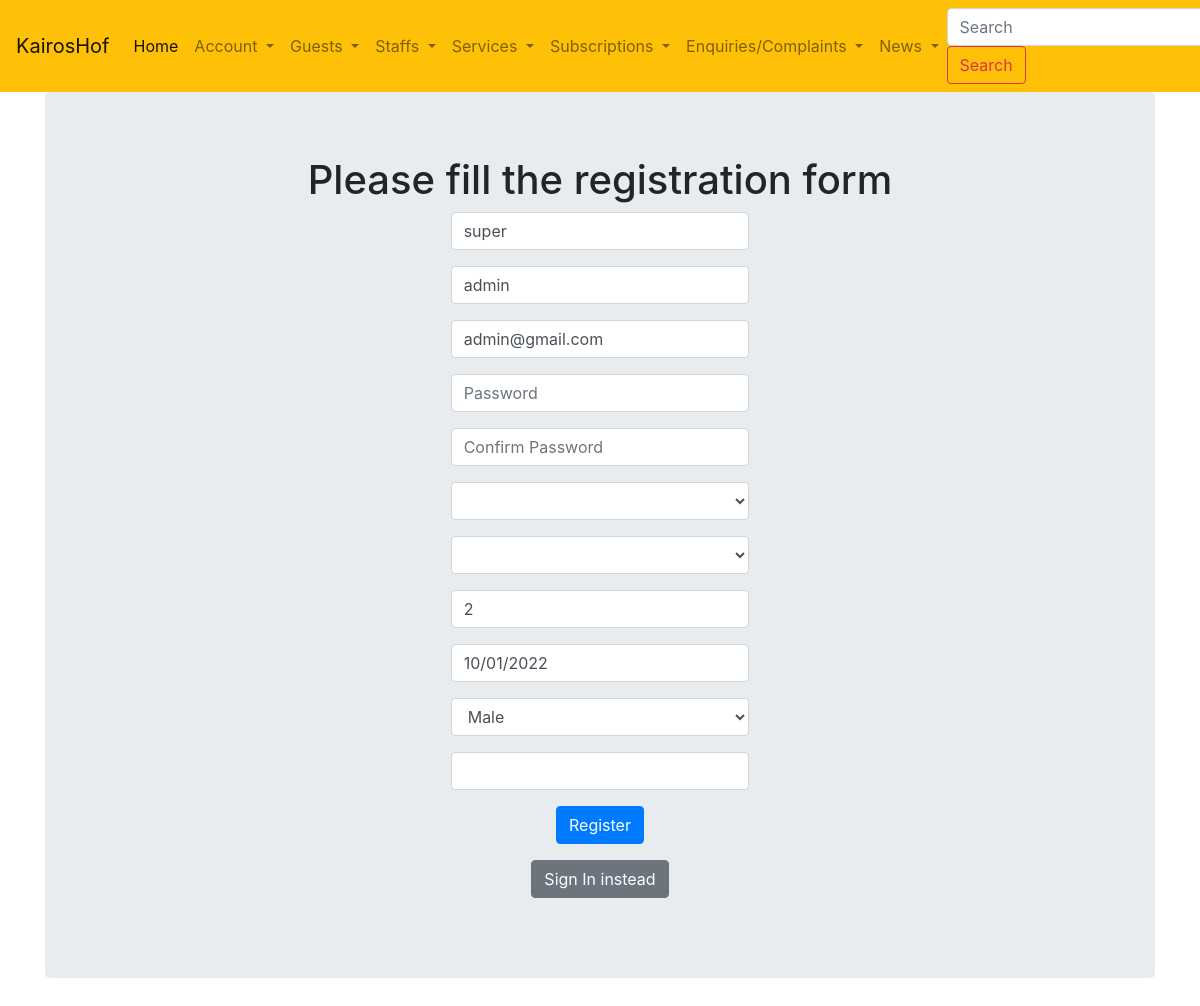
/updateUser/1 (signed in), run on the app's committed database.
### estate_management/usermodels.py (models this page shows, shortened)
class User(db.Model, UserMixin):
    __tablename__ = 'users'
    __table_args__ =  (db.UniqueConstraint('username'),db.UniqueConstraint('telephone'), db.PrimaryKeyConstraint('id'),)
    id = db.Column(db.Integer, primary_key=True)
    profile_image = db.Column(db.String(20), nullable=False, default='no_image.png')
    firstname = db.Column(db.String, nullable=False)
    lastname = db.Column(db.String, nullable=False)
    dateofbirth = db.Column(db.DateTime, nullable=False)
    username = db.Column(db.String, nullable=False, unique=True)
    password_hash = db.Column(db.String, nullable=False)
    streetname = db.Column(db.Text, nullable=False, default=None)
    housenumber = db.Column(db.String, nullable=False, default=None)
    flatnumber = db.Column(db.String, nullable=True, default=None)
    gender = db.Column(db.String, nullable=False)
    telephone = db.Column(db.Text, nullable=False, unique=True)
    registration_date = db.Column(db.DateTime(), nullable=False, default=datetime.now())
    estate = db.Column(db.Integer, db.ForeignKey('estates.id'))
    role = db.Column(db.Integer, db.ForeignKey('roles.id'))
    guests = db.relationship('Guest', backref='host', lazy='dynamic')
    staffs = db.relationship('Staff', backref='boss', lazy='dynamic')
    services = db.relationship('Service', backref='requester', lazy='dynamic')
    enquiries = db.relationship('Enquiry', backref='asker', lazy='dynamic')
    subscriptions = db.relationship('Subscription', backref='subscriber', lazy='dynamic')
    news = db.relationship('Publication', back_populates='users')
    """
    def validate_phone(self, data):
        '''Regular verification of mobile phone number'''
        phone = telephone.data
        if not re.search(r'^234\d{10}$', phone):
            raise ValidationError('Mobile phone number format is incorrect')
    """
    def format(self):
        return {
        'firstname': self.firstname,
        'lastname': self.lastname,
        'dateofbirth': self.dateofbirth,
        'username': self.username,
        'streetname': self.streetname,
        'housenumber': self.housenumber,
        'flatnumber': self.flatnumber,
        'gender': self.gender,
        'telephone': self.telephone,
        'role': self.role
        }

### estate_management/core/userviews.py (the view)
@core.route("/updateUser/<int:user_id>", methods=["GET", "POST"])
@login_required
def updateUser(user_id):
    user = User.query.get(user_id)
    form = UserForm(request.form, obj=user)
    if form.validate_on_submit():
        form.populate_obj(user)
        db.session.commit()
        flash("Updated User Successfully")
        return redirect(url_for("core.login"))
    return render_template("user.html", form=form, users=User.query.all())

### estate_management/usermodels.py (called while the page is built)
@login_manager.user_loader
def load_user(user_id):
    return User.query.get(user_id)

### estate_management/templates/user.html (shortened to what this page needs)
{% extends 'layout.html' %}
{% block content %}
    <link rel="stylesheet" href="https://cdnjs.cloudflare.com/ajax/libs/intl-tel-input/16.0.4/css/intlTelInput.css">
    <div class="jumbotron">
      <div align='center'>
        <h1 >Please fill the registration form</h1>
        <div class="container">
          <form  method="POST" action = "" enctype="multipart/form-data">
            <div class="col-auto my-1">
              <div class="form-group col-md-4">
                {{form.firstname(class='form-control', placeholder="First Name")  }}
              </div>
            </div>
            <div class="col-auto my-1">
              <div class="form-group col-md-4">
                {{form.lastname(class='form-control', placeholder="Last Name")  }}
              </div>
            </div>
            <div class="col-auto my-1">
              <div class="form-group col-md-4">
                {{form.username(class='form-control', placeholder="Email Address")  }}
              </div>
            </div>
            <div class="col-auto my-1">
              <div class="form-group col-md-4">
                {{form.password(class='form-control', placeholder="Password")  }}
              </div>
            </div>
            <div class="col-auto my-1">
              <div class="form-group col-md-4">
                {{form.pass_confirm(class='form-control', placeholder="Confirm Password")  }}
              </div>
            </div>
            <div class="col-auto my-1">
              <div class="form-group col-md-4">
                {{form.streetname(class='form-control')  }}
              </div>
            </div>
            <div class="col-auto my-1">
              <div class="form-group col-md-4">
                {{form.housenumber(class='form-control', required='false')  }}
              </div>
            </div>
            <div class="col-auto my-1">
              <div class="form-group col-md-4">
                {{form.flatnumber(class='form-control')  }}
              </div>
            </div>
            <div class="col-auto my-1">
              <div class="form-group col-md-4">
                {{form.dateofbirth(class='form-control', placeholder="dd/mm/yyyy")  }}
              </div>
            </div>
            <div class="col-auto my-1">
              <div class="form-group col-md-4">
                {{form.gender(class="form-control")  }}
              </div>
            </div>
            <div class="col-auto my-1">
              <div class="form-group col-md-4">
              </div>
            </div>
            <div class="form-group">
                {{ form.submit(class="btn btn-primary") }}
            </div>
          </form>
          <p><a class="btn btn-secondary" href="{{url_for('core.login')}}">Sign In instead</a></p>
        </div>
      </div>
    </div>
{% endblock %}

### data on the page
User: firstname "super", lastname "admin", username "admin@gmail.com", flatnumber "2", dateofbirth "10/01/2022", gender "Male"
